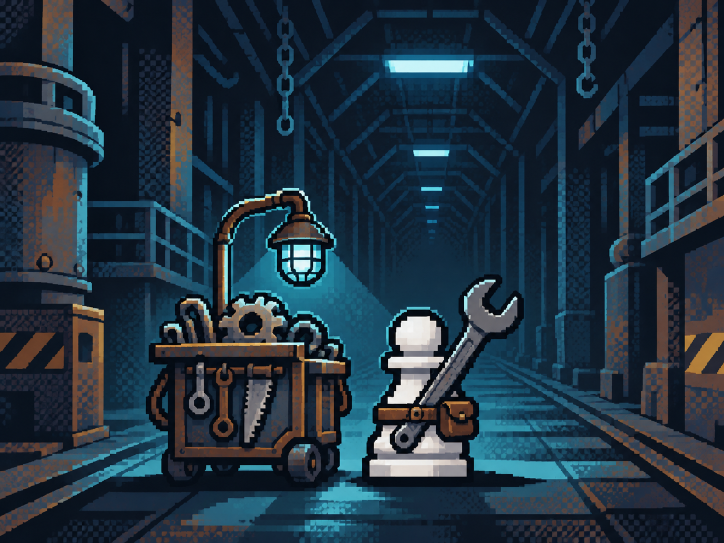
#> input picture build-res/order/V-01-smith-source.png, 1448 x 1086 px (shown at 1/2 size); its folder holds only this picture in this run
$ python scene-unify.py
#> lines starting #> are read from the running program, lines starting #| are printed output that depends on the picture
### tools/pixel/snap.py
"""
도트 격자 맞추기 (D-185, Sprite Fusion "Pixel Snapper"와 같은 생각).
'도트 같지만 도트가 아닌' 그림(생성 이미지 · 확대 · 흐림 · 압축 얼룩)을 진짜 도트로 되돌린다:
  ① 숨은 격자 찾기 — 색이 바뀌는 자리(가로 · 세로 경계 세기)를 모아, 그 자리들이 가장 잘 맞는 칸 크기(소수점 허용)와 시작점을 고른다
  ② 칸마다 한 색 — 칸 가장자리(번짐)는 버리고 가운데 영역의 가장 흔한 색(최빈값)을 그 칸의 색으로
  ③ 색 수 줄이기 — 중앙값 자르기, 디더 없음 (투명은 문턱값으로 0/255)
결과: 칸 하나 = 1px 진짜 도트 그림 (+ 확인용 확대 그림).

사용:
  python3 -I tools/pixel/snap.py <입력> <출력.png> [--colors 24] [--pitch 자동|숫자] [--preview 확대.png] [--scale 4]
  python3 -I tools/pixel/snap.py sheet <출력 비교판.png> <입력...>   (전 · 후 나란히)
"""
import os
import sys

import numpy as np
from PIL import Image, ImageDraw, ImageFont

HERE = os.path.dirname(os.path.abspath(__file__))


def _profile(a, axis):
    """한 방향의 경계 세기: 이웃 픽셀 색 차이를 다른 축으로 더한 1차원 곡선"""
    d = np.abs(np.diff(a, axis=axis)).sum(axis=2)
    p = d.sum(axis=1 - axis) if axis == 1 else d.sum(axis=1)
    p = p.astype(float)
    return (p - p.mean()) / (p.std() + 1e-9)


# [69 lines left out: functions _score, detect_pitch, not called in this run]


def dp_cuts(prof, n, p, slack=0.25):
    """칸 경계 줄을 하나씩 고른다 (동적 계획): 간격은 p의 ±slack 안에서, 경계 세기 합이 가장 크게.
    생성 그림은 칸 크기가 조금씩 흔들리므로 고정 간격 격자보다 잘 맞는다. 반환: 0 ~ n 경계 좌표 목록"""
    m = len(prof)
    lo_, hi_ = max(1, int(np.floor(p * (1 - slack)))), int(np.ceil(p * (1 + slack)))
    best = np.full(m, -1e18)
    back = np.full(m, -1, dtype=int)
    for i in range(m):
        if i + 1 <= hi_:
            best[i] = prof[i]  # 첫 줄: 왼쪽 끝에서 한 칸 안
        j0, j1 = max(0, i - hi_), i - lo_
        if j1 >= j0:
            seg = best[j0:j1 + 1]
            k = int(seg.argmax())
            if seg[k] + prof[i] > best[i]:
                best[i] = seg[k] + prof[i]
                back[i] = j0 + k
    # 끝: 오른쪽 끝에서 한 칸 안의 가장 좋은 줄
    tail = max(range(max(0, m - hi_), m), key=lambda i: best[i])
    cuts = []
    i = tail
    while i >= 0:
        cuts.append(i + 1)  # prof[i]는 i와 i+1 사이 → 경계 좌표 i+1
        i = back[i]
    cuts = sorted(cuts)
    if cuts[0] > p * 0.5:
        cuts = [0] + cuts
    else:
        cuts[0] = 0
    if n - cuts[-1] > p * 0.5:
        cuts.append(n)
    else:
        cuts[-1] = n
    return cuts


def snap(img, px, ox, py, oy, colors=24, core=0.6, cuts=None, opaque_colors=False):
    """칸마다 가운데 영역의 최빈색 → 칸 하나 = 1px. 그 뒤 색 수를 줄인다"""
    rgba = np.asarray(img.convert('RGBA'))
    H, W = rgba.shape[:2]
    if cuts:
        xe, ye = cuts
    else:
        xe = list(np.arange(ox if ox > 0.5 else 0, W, px)) + [W]
        ye = list(np.arange(oy if oy > 0.5 else 0, H, py)) + [H]
    cols, rows = len(xe) - 1, len(ye) - 1
    out = np.zeros((rows, cols, 4), dtype=np.uint8)
    m = (1 - core) / 2
    for j in range(rows):
        y0, y1 = ye[j], ye[j + 1]
        cy0, cy1 = int(y0 + (y1 - y0) * m), max(int(y0 + (y1 - y0) * m) + 1, int(np.ceil(y1 - (y1 - y0) * m)))
        for i in range(cols):
            x0, x1 = xe[i], xe[i + 1]
            cx0, cx1 = int(x0 + (x1 - x0) * m), max(int(x0 + (x1 - x0) * m) + 1, int(np.ceil(x1 - (x1 - x0) * m)))
            blk = rgba[cy0:cy1, cx0:cx1].reshape(-1, 4)
            if len(blk) == 0:
                continue
            alpha = 255 if np.median(blk[:, 3]) >= 128 else 0
            if opaque_colors:
                # 따로 마스킹한 상징의 투명 배경 RGB가 실제 색의 최빈값을 덮지 않게 한다.
                if not alpha:
                    continue
                blk = blk[blk[:, 3] >= 128]
            # 최빈값: 색을 5비트로 묶어 세고, 그 묶음의 평균색
            q = (blk[:, :3] >> 3).astype(np.int32)
            key = (q[:, 0] << 10) | (q[:, 1] << 5) | q[:, 2]
            vals, cnt = np.unique(key, return_counts=True)
            top = vals[cnt.argmax()]
            sel = blk[key == top]
            out[j, i, :3] = sel[:, :3].mean(axis=0)
            out[j, i, 3] = alpha
    small = Image.fromarray(out, 'RGBA')
    if colors:
        alpha = small.getchannel('A')
        q = small.convert('RGB').quantize(colors=colors, method=Image.Quantize.MEDIANCUT, kmeans=4, dither=Image.Dither.NONE).convert('RGB')
        small = q.convert('RGBA')
        small.putalpha(alpha)
    return small


def run(src, dst, colors=24, pitch=None, preview=None, scale=4, uniform=False, lo=4.5, hi=9.0):
    """pitch = 수동 간격(정사각) · 없으면 regrid.measure로 축마다 실측(D-556)하고 build-res/order/grid-measure.json(D-552 반입 기록과 같은 파일) 'snap.run' 칸에 기록한다.
    실측이 없는 축(칠한 그림)은 다른 축 값을 쓰고, 두 축 다 없으면 멈춘다 — 장면이면 scene_recipe.SCENE_GRID에 정본 간격을 적어 regrid로 반입한다."""
    img = Image.open(src)
    if pitch:
        px = py = float(pitch)
        ox = oy = 0.0
        score = 0.0
    else:
        import json
        import regrid
        m = regrid.measure(src, lo, hi)
        mx, my = m['x']['pitch'], m['y']['pitch']
        if mx is None and my is None:
            raise SystemExit(f'{src}: 도트 격자 없음 (있음 점수 x {m["x"]["presence"]} · y {m["y"]["presence"]}) — scene_recipe.SCENE_GRID 정본 간격으로 regrid.py build')
        px, py = mx or my, my or mx
        ox, oy = m['x']['phase'] or 0.0, m['y']['phase'] or 0.0
        score = min(v for v in (m['x']['presence'], m['y']['presence']))
        log = os.path.join(HERE, '..', '..', 'build-res', 'order', 'grid-measure.json')
        rec = json.load(open(log)) if os.path.exists(log) else {}
        rec.setdefault('snap.run', {})[os.path.basename(src)] = {ax: {k: m[ax][k] for k in ('pitch', 'phase', 'err', 'presence', 'why')} for ax in 'xy'}
        json.dump(rec, open(log, 'w'), ensure_ascii=False, indent=1, sort_keys=True)
    a = np.asarray(img.convert('RGB'), dtype=float)
    cuts = None if uniform else (dp_cuts(_profile(a, 1), img.width, px), dp_cuts(_profile(a, 0), img.height, py))
    small = snap(img, px, ox, py, oy, colors, cuts=cuts)
    small.save(dst)
    if preview:
        small.resize((small.width * scale, small.height * scale), Image.NEAREST).save(preview)
    print(f'{src}: 칸 {px:.2f}×{py:.2f}px (시작 {ox:.1f},{oy:.1f} · 맞음 {score:.2f}) → {small.size} {f"{colors}색" if colors else "색 그대로"} → {dst}')
    return small, (px, py)


# [41 lines left out: function sheet, not called in this run]


# [16 lines that do not run on import are left out]

### tools/scene-unify.py
"""사건 장면 해상도 통일 (D-312): 받은 원본(build-res/order/V-*-source.png)을 모두 같은 도트 수(가로 256칸)로 다시 도트화한다.
격자 자동 찾기는 그림마다 반 칸 · 두 칸으로 잡혀 134 ~ 888칸까지 벌어졌다 → 칸 크기를 원본 폭 ÷ 256으로 정해 세밀함을 맞춘다.
python3 -I tools/scene-unify.py [가로칸=256]
"""
import glob
import os
import re
import sys

sys.path.insert(0, os.path.join(os.path.dirname(os.path.abspath(__file__)), 'pixel'))
import snap  # noqa: E402
import scene_recipe  # noqa: E402
import regrid  # noqa: E402
from PIL import Image  # noqa: E402

W = int(sys.argv[1]) if len(sys.argv) > 1 else 256
for f in sorted(glob.glob('build-res/order/V-*-source.png')):
    m = re.match(r'V-\d+-(.+)-source\.png', os.path.basename(f))
    if not m:
        continue
    if m.group(1) in scene_recipe.SCENE_GRID:  # D-556: 실측 격자가 기록된 장면 (regrid.py)
        regrid.build_one(m.group(1), scene_recipe.SCENE_GRID[m.group(1)])
        continue
    w = Image.open(f).width
#> w = 1448
    snap.run(f, f'public/scenes/{m.group(1)}.png', colors=0, pitch=w / W)
#> in run, img is the input picture: PIL image 1448x1086 RGB; mean R, G, B 34.7, 51.4, 64.3
#> in _profile, `d = np.abs(np.diff(a, axis=axis)).sum(axis=2)`:
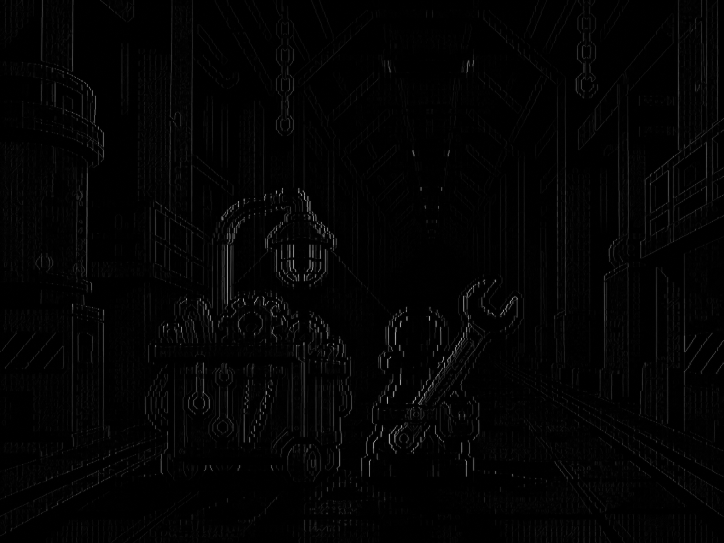
#> d: shape (1086, 1447) float64 (shown at 1/2 size); min 0, max 596, mean 9.2; drawn with min black and max white
#> in _profile, `p = d.sum(axis=1 - axis) if axis == 1 else d.sum(axis=1)`: p = 1447 values, max 77837 at index 455, min 2265 at index 228, mean 10001.1
#> in dp_cuts, `m = len(prof)`: m = 1447
#> in dp_cuts, `best = np.full(m, -1e18)`: best = 1447 values from -1e+18 to -1e+18
#> in dp_cuts, `back = np.full(m, -1, dtype=int)`: back = 1447 values from -1 to -1
#> the loop in dp_cuts, `for i in range(m):` made 1447 passes
#> (seg, k) on passes 5 to 16: ([-0.688], 0), ([-0.688, -0.746], 0), ([-0.688, -0.746, -0.716], 0), ([-0.688, -0.746, -0.716, -0.754], 0), ([-0.688, -0.746, -0.716, -0.754, -0.708], 0), ([-0.746, -0.716, -0.754, -0.708, -0.698], 4), ([-0.716, -0.754, -0.708, -0.698, -0.54], 4), ([-0.754, -0.708, -0.698, -0.54, -0.508], 4), ([-0.708, -0.698, -0.54, -0.508, -1.13], 3), ([-0.698, -0.54, -0.508, -1.13, -0.901], 2), ([-0.54, -0.508, -1.13, -0.901, 0.171], 4), ([-0.508, -1.13, -0.901, 0.171, -0.41], 3)
#> seg on pass 100: [2.39, 2.37, 3.04, 2.48, 1.98]
#> after the loop in dp_cuts, `for i in range(m):`: back = 1447 values from -1 to 1441; best = 1447 values, max 244.8 at index 1435, min -1.13 at index 8, mean 124
#> in dp_cuts, `tail = max(range(max(0, m - hi_), m), key=lambda i: best[i])`: tail = 1441
#> the loop in dp_cuts, `while i >= 0:` made 255 passes
#> i on passes 1 to 3: 1435, 1428, 1424
#> after the loop in dp_cuts, `while i >= 0:`: cuts = 255 values, max 1442 at index 0, min 7 at index 254, mean 722.1
#> in dp_cuts, `cuts = sorted(cuts)`: cuts = 255 values from 7 to 1442
#> in dp_cuts, `cuts = [0] + cuts`: cuts = 256 values from 0 to 1442
#> call 2 of _profile, with axis = 0
#> in _profile (call 2), `d = np.abs(np.diff(a, axis=axis)).sum(axis=2)`:
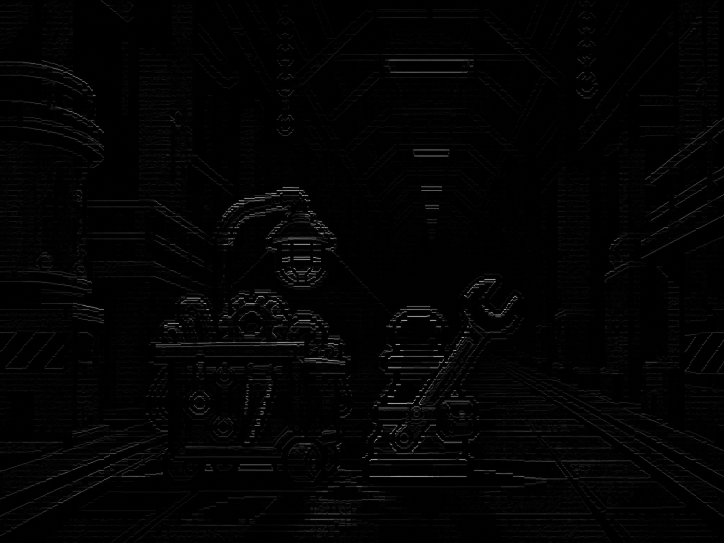
#> d: shape (1085, 1448) float64 (shown at 1/2 size); min 0, max 596, mean 8.9; drawn with min black and max white
#> in _profile (call 2), `p = d.sum(axis=1 - axis) if axis == 1 else d.sum(axis=1)`: p = 1085 values, max 123369 at index 952, min 2783 at index 1, mean 12937
#> the loop in dp_cuts (call 2), `for i in range(m):` made 1085 passes
#> (seg, k) on passes 5 to 16: ([-0.803], 0), ([-0.803, -0.881], 0), ([-0.803, -0.881, -0.801], 2), ([-0.803, -0.881, -0.801, -0.782], 3), ([-0.803, -0.881, -0.801, -0.782, -0.768], 4), ([-0.881, -0.801, -0.782, -0.768, -0.818], 3), ([-0.801, -0.782, -0.768, -0.818, -0.758], 4), ([-0.782, -0.768, -0.818, -0.758, -0.764], 3), ([-0.768, -0.818, -0.758, -0.764, -1.49], 2), ([-0.818, -0.758, -0.764, -1.49, -1.51], 1), ([-0.758, -0.764, -1.49, -1.51, -1.36], 0), ([-0.764, -1.49, -1.51, -1.36, -0.99], 0)
#> after the loop in snap, `for j in range(rows):`:
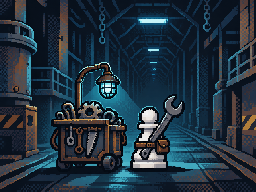
#> out: shape (192, 256, 4); mean R, G, B, A 34.1, 50.7, 63.4, 255
#| build-res/order/V-01-smith-source.png: 칸 5.66×5.66px (시작 0.0,0.0 · 맞음 0.00) → (256, 192) 색 그대로 → public/scenes/smith.png

$ run again, on build-res/order/V-12-safe-source.png
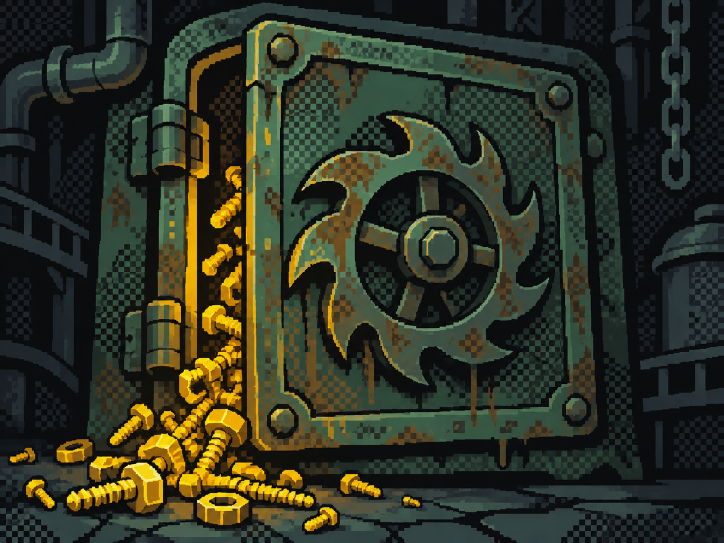
#> input picture build-res/order/V-12-safe-source.png, 1448 x 1086 px (shown at 1/2 size)
#> w = 1448
#> in run, img is the input picture: PIL image 1448x1086 RGB; mean R, G, B 48.1, 52, 36.2
#> p = 1447 values, max 167931 at index 393, min 1666 at index 1443, mean 12322
#> m = 1447
#> in dp_cuts, `best = np.full(m, -1e18)`: best = 1447 values from -1e+18 to -1e+18
#> in dp_cuts, `back = np.full(m, -1, dtype=int)`: back = 1447 values from -1 to -1
#> the loop in dp_cuts, `for i in range(m):` made 1447 passes
#> (seg, k) on passes 5 to 12: ([-0.835], 0), ([-0.835, -0.877], 0), ([-0.835, -0.877, -0.833], 2), ([-0.835, -0.877, -0.833, -0.82], 3), ([-0.835, -0.877, -0.833, -0.82, -0.826], 3), ([-0.877, -0.833, -0.82, -0.826, -0.825], 2), ([-0.833, -0.82, -0.826, -0.825, -0.827], 1), ([-0.82, -0.826, -0.825, -0.827, -0.831], 0)
#> after the loop in dp_cuts, `for i in range(m):`: back = 1447 values from -1 to 1439; best = 1447 values, max 241.1 at index 1435, min -1.63 at index 8, mean 139.3
#> tail = 1439
#> the loop in dp_cuts, `while i >= 0:` made 250 passes
#> i on passes 1 to 3: 1435, 1428, 1424
#> after the loop in dp_cuts, `while i >= 0:`: cuts = 250 values, max 1440 at index 0, min 4 at index 249, mean 716.9
#> in dp_cuts, `cuts = sorted(cuts)`: cuts = 250 values from 4 to 1440
#> in dp_cuts, `cuts = [0] + cuts`: cuts = 251 values from 0 to 1440
#> in _profile (call 2), `d = np.abs(np.diff(a, axis=axis)).sum(axis=2)`:
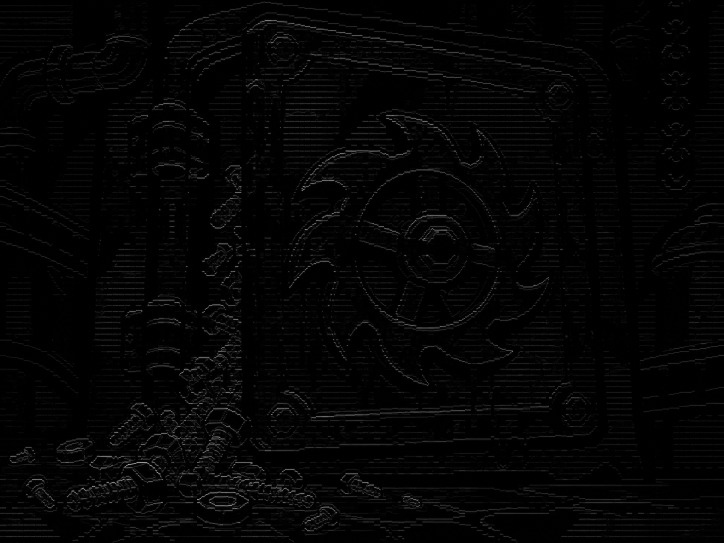
#> d: shape (1085, 1448) float64 (shown at 1/2 size); min 0, max 535, mean 10.3; drawn with min black and max white
#> p = 1085 values, max 89491 at index 924, min 2116 at index 1, mean 14871.5
#> the loop in dp_cuts (call 2), `for i in range(m):` made 1085 passes
#> (seg, k) on passes 5 to 12: ([-0.958], 0), ([-0.958, -1.04], 0), ([-0.958, -1.04, -0.999], 0), ([-0.958, -1.04, -0.999, -0.938], 3), ([-0.958, -1.04, -0.999, -0.938, -0.83], 4), ([-1.04, -0.999, -0.938, -0.83, -0.848], 3), ([-0.999, -0.938, -0.83, -0.848, -0.732], 4), ([-0.938, -0.83, -0.848, -0.732, -0.76], 3)
#> after the loop in snap, `for j in range(rows):`:
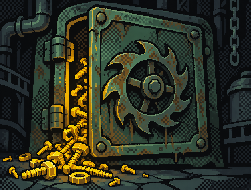
#> out: shape (190, 251, 4); mean R, G, B, A 47.5, 51.1, 35.1, 255
#| build-res/order/V-12-safe-source.png: 칸 5.66×5.66px (시작 0.0,0.0 · 맞음 0.00) → (251, 190) 색 그대로 → public/scenes/safe.png
